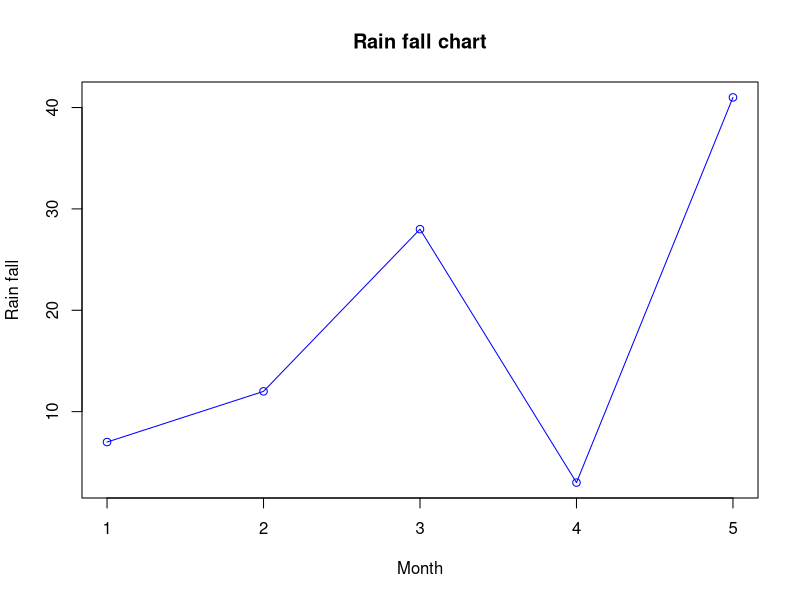

Reproduce this figure in R.
#Line Chart Title, Color and Labels

# Create the data for the chart.
v <- c(7,12,28,3,41)

# Give the chart file a name.
png(file = "line_chart_label_colored.jpg")

# Plot the bar chart.
plot(v, type = "o", col = "blue", xlab = "Month", ylab = "Rain fall", main = "Rain fall chart")

# Save the file.
dev.off()